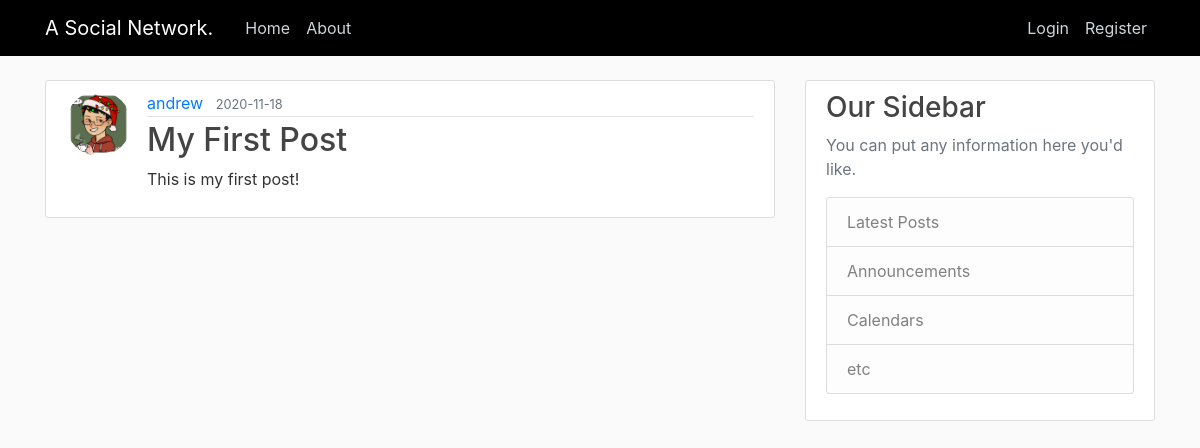
Before: /post/1 with the older database file.
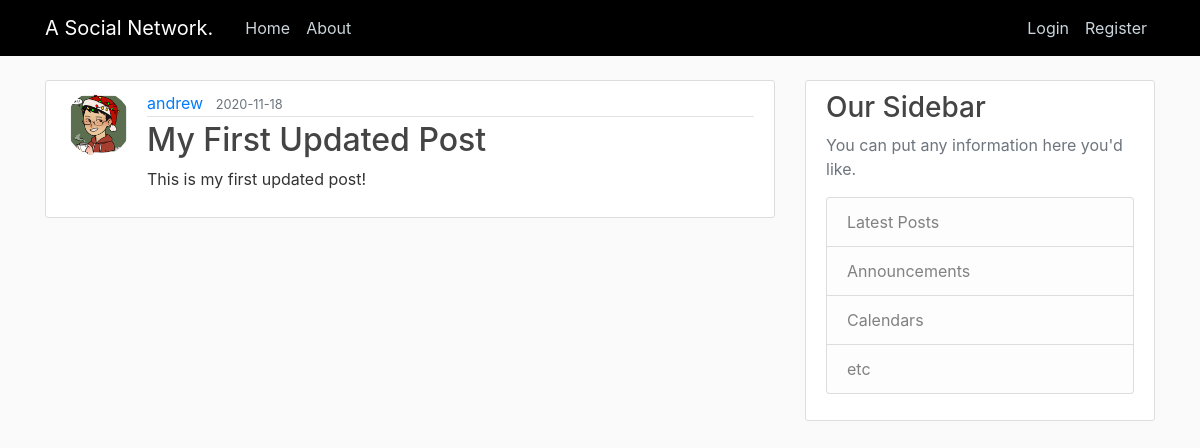
After: the same page with the newer database file.
### app/models.py (models this page shows, shortened)
class User(db.Model, UserMixin):
    id = db.Column(db.Integer, primary_key = True)
    username = db.Column(db.String(20), unique=True, nullable=False)
    email = db.Column(db.String(120), unique=True, nullable=False)
    image_file = db.Column(db.String(20),nullable=False, default='default.jpg')
    password = db.Column(db.String(60),nullable=False)
    posts = db.relationship('Post', backref='author', lazy=True)

class Post(db.Model):
    id = db.Column(db.Integer, primary_key = True)
    title = db.Column(db.String(100), nullable=False)
    date_posted = db.Column(db.DateTime, nullable=False, default=datetime.utcnow)
    content = db.Column(db.Text, nullable=False)
    user_id = db.Column(db.Integer, db.ForeignKey('user.id'), nullable=False)

### app/posts/routes.py (the view)
@posts.route('/post/<int:post_id>', methods = ['GET', 'POST'])
def post(post_id):
    post = Post.query.get_or_404(post_id)
    return render_template('post.html', title = post.title, post=post)

### app/templates/post.html (shortened to what this page needs)
{% extends 'layout.html' %}
{% block content %}
    <article class="media content-section">
        <img class="rounded-circle article-img" src="{{ url_for('static', filename='profile_pics/' + post.author.image_file) }}" alt="profile_picture">
        <div class="media-body">
        <div class="article-metadata">
            <a class="mr-2" href="{{ url_for('users.user_posts', username=post.author.username) }}">{{ post.author.username }}</a>
            <small class="text-muted">{{ post.date_posted.strftime('%Y-%m-%d') }}</small>
        </div>
        <h2 class = 'article-title'>{{ post.title }}</h2>
        <p class="article-content">{{ post.content }}</p>
        </div>
    </article>
{% endblock content %}

Changed rows visible on the page:
changed User "andrew": image_file: a different picture
changed Post: title "My First Post" → "My First Updated Post"; content "This is my first post!" → "This is my first updated post!"
